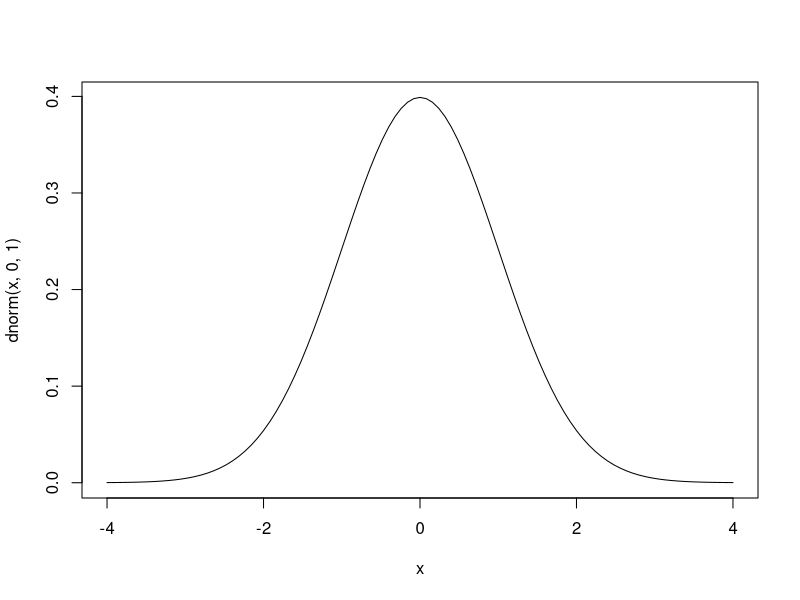
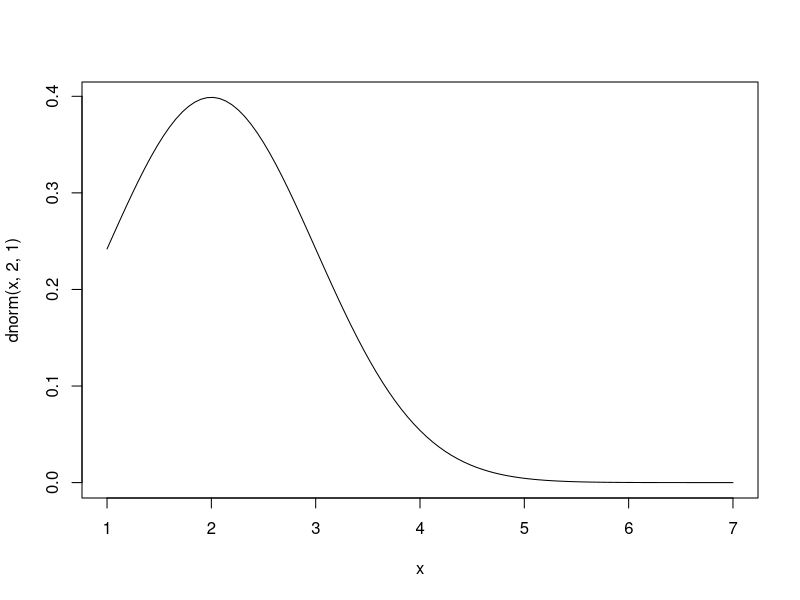
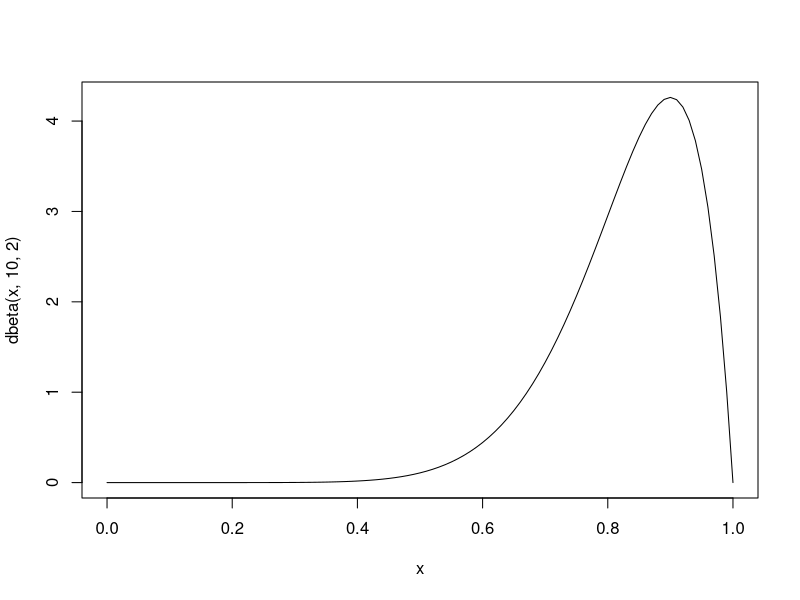

Generate these figures, in order, with R:
## Measurement Error -----------------------------------------------------------------------------------------------------------------------------------------------
m_error = 863 - 857
m_error


## Normal Distribution-----------------------------------------------------------------------------------------------------------------------------------------------
curve(dnorm(x, 0, 1), from=-4, to=4)


## Positive Distribution-----------------------------------------------------------------------------------------------------------------------------------------------
curve(dnorm(x, 2, 1), from=1, to=7)


## Negative Distribution-----------------------------------------------------------------------------------------------------------------------------------------------
curve(dbeta(x, 10, 2), from=0, to=1)

